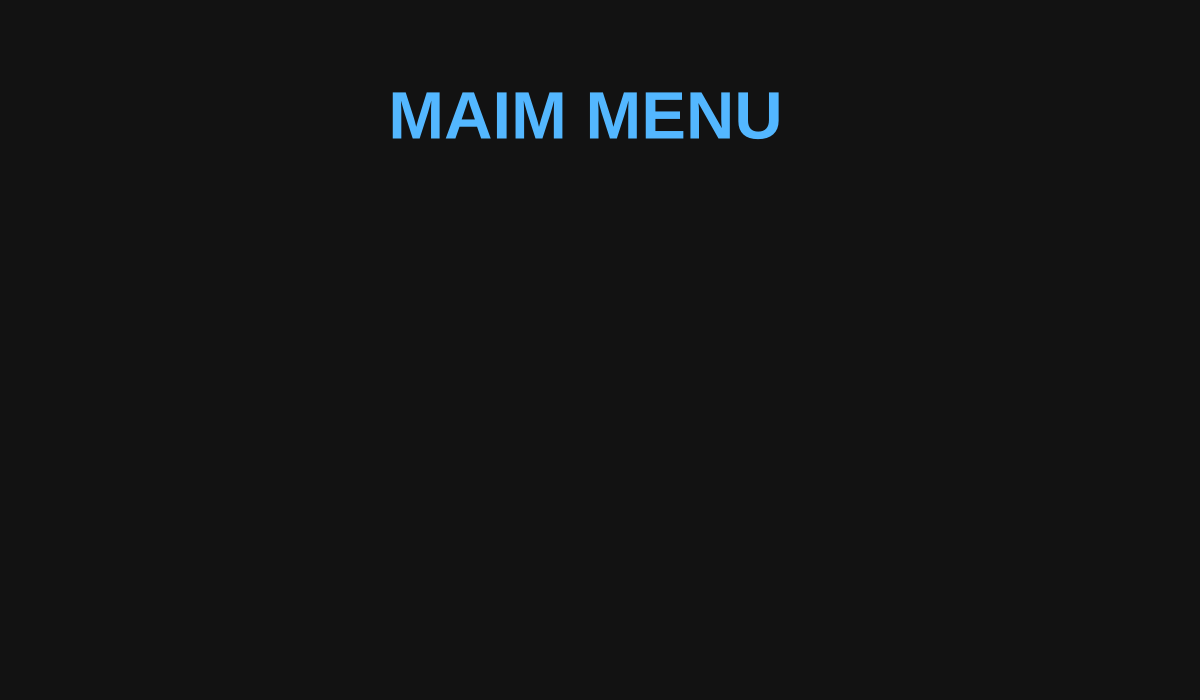
<?xml version="1.0" encoding="UTF-8"?>
<ui version="4.0">
 <class>MainMenuWindow</class>
 <widget class="QWidget" name="MainMenuWindow">
  <property name="geometry">
   <rect>
    <x>0</x>
    <y>0</y>
    <width>1200</width>
    <height>700</height>
   </rect>
  </property>
  <property name="windowTitle">
   <string>Form</string>
  </property>
  <property name="styleSheet">
   <string notr="true">background-color:#121212;</string>
  </property>
  <widget class="QLabel" name="label">
   <property name="geometry">
    <rect>
     <x>290</x>
     <y>40</y>
     <width>591</width>
     <height>151</height>
    </rect>
   </property>
   <property name="font">
    <font>
     <pointsize>50</pointsize>
     <bold>true</bold>
    </font>
   </property>
   <property name="styleSheet">
    <string notr="true">color:#53B7FF;</string>
   </property>
   <property name="text">
    <string>MAIM MENU</string>
   </property>
   <property name="alignment">
    <set>Qt::AlignmentFlag::AlignCenter</set>
   </property>
  </widget>
 </widget>
 <resources/>
 <connections/>
</ui>
